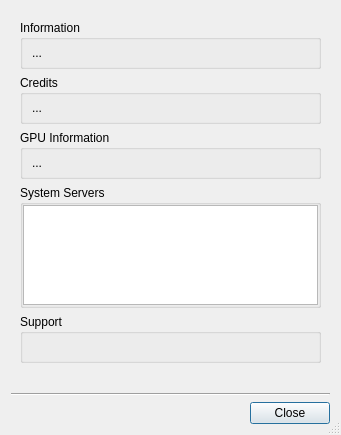
<?xml version="1.0" encoding="UTF-8"?>
<ui version="4.0">
 <class>AboutDialog</class>
 <widget class="QDialog" name="AboutDialog">
  <property name="geometry">
   <rect>
    <x>0</x>
    <y>0</y>
    <width>341</width>
    <height>409</height>
   </rect>
  </property>
  <property name="sizePolicy">
   <sizepolicy hsizetype="Preferred" vsizetype="Preferred">
    <horstretch>0</horstretch>
    <verstretch>0</verstretch>
   </sizepolicy>
  </property>
  <property name="windowTitle">
   <string>About</string>
  </property>
  <property name="sizeGripEnabled">
   <bool>true</bool>
  </property>
  <layout class="QVBoxLayout" name="verticalLayout">
   <item>
    <widget class="QWidget" name="widget" native="true">
     <layout class="QVBoxLayout" name="verticalLayout_7" stretch="0,0,0,1,0,0">
      <property name="bottomMargin">
       <number>24</number>
      </property>
      <item>
       <widget class="QGroupBox" name="informationGroupBox">
        <property name="sizePolicy">
         <sizepolicy hsizetype="Preferred" vsizetype="Fixed">
          <horstretch>0</horstretch>
          <verstretch>0</verstretch>
         </sizepolicy>
        </property>
        <property name="title">
         <string>Information</string>
        </property>
        <property name="flat">
         <bool>true</bool>
        </property>
        <layout class="QVBoxLayout" name="verticalLayout_2">
         <property name="topMargin">
          <number>6</number>
         </property>
         <property name="bottomMargin">
          <number>6</number>
         </property>
         <item>
          <widget class="QLabel" name="versionLabel">
           <property name="sizePolicy">
            <sizepolicy hsizetype="Preferred" vsizetype="Fixed">
             <horstretch>0</horstretch>
             <verstretch>0</verstretch>
            </sizepolicy>
           </property>
           <property name="text">
            <string notr="true">...</string>
           </property>
           <property name="alignment">
            <set>Qt::AlignLeading|Qt::AlignLeft|Qt::AlignTop</set>
           </property>
          </widget>
         </item>
        </layout>
       </widget>
      </item>
      <item>
       <widget class="QGroupBox" name="creditsGroupBox">
        <property name="sizePolicy">
         <sizepolicy hsizetype="Preferred" vsizetype="Fixed">
          <horstretch>0</horstretch>
          <verstretch>0</verstretch>
         </sizepolicy>
        </property>
        <property name="title">
         <string>Credits</string>
        </property>
        <property name="flat">
         <bool>true</bool>
        </property>
        <layout class="QVBoxLayout" name="verticalLayout_3">
         <property name="topMargin">
          <number>6</number>
         </property>
         <property name="bottomMargin">
          <number>6</number>
         </property>
         <item>
          <widget class="QLabel" name="creditsLabel">
           <property name="sizePolicy">
            <sizepolicy hsizetype="Preferred" vsizetype="Fixed">
             <horstretch>0</horstretch>
             <verstretch>0</verstretch>
            </sizepolicy>
           </property>
           <property name="text">
            <string notr="true">...</string>
           </property>
           <property name="alignment">
            <set>Qt::AlignLeading|Qt::AlignLeft|Qt::AlignTop</set>
           </property>
          </widget>
         </item>
        </layout>
       </widget>
      </item>
      <item>
       <widget class="QGroupBox" name="gpuGroupBox">
        <property name="sizePolicy">
         <sizepolicy hsizetype="Preferred" vsizetype="Fixed">
          <horstretch>0</horstretch>
          <verstretch>0</verstretch>
         </sizepolicy>
        </property>
        <property name="title">
         <string>GPU Information</string>
        </property>
        <property name="flat">
         <bool>true</bool>
        </property>
        <layout class="QVBoxLayout" name="verticalLayout_4">
         <property name="topMargin">
          <number>6</number>
         </property>
         <property name="bottomMargin">
          <number>6</number>
         </property>
         <item>
          <widget class="QLabel" name="gpuLabel">
           <property name="sizePolicy">
            <sizepolicy hsizetype="Preferred" vsizetype="Fixed">
             <horstretch>0</horstretch>
             <verstretch>0</verstretch>
            </sizepolicy>
           </property>
           <property name="text">
            <string notr="true">...</string>
           </property>
           <property name="alignment">
            <set>Qt::AlignLeading|Qt::AlignLeft|Qt::AlignTop</set>
           </property>
          </widget>
         </item>
        </layout>
       </widget>
      </item>
      <item>
       <widget class="QGroupBox" name="serversGroupBox">
        <property name="sizePolicy">
         <sizepolicy hsizetype="Preferred" vsizetype="Preferred">
          <horstretch>0</horstretch>
          <verstretch>0</verstretch>
         </sizepolicy>
        </property>
        <property name="title">
         <string>System Servers</string>
        </property>
        <property name="flat">
         <bool>true</bool>
        </property>
        <layout class="QVBoxLayout" name="verticalLayout_5">
         <property name="leftMargin">
          <number>0</number>
         </property>
         <property name="topMargin">
          <number>0</number>
         </property>
         <property name="rightMargin">
          <number>0</number>
         </property>
         <property name="bottomMargin">
          <number>0</number>
         </property>
         <item>
          <widget class="QTableView" name="servers">
           <property name="sizePolicy">
            <sizepolicy hsizetype="Preferred" vsizetype="Preferred">
             <horstretch>0</horstretch>
             <verstretch>0</verstretch>
            </sizepolicy>
           </property>
           <property name="minimumSize">
            <size>
             <width>0</width>
             <height>100</height>
            </size>
           </property>
           <property name="editTriggers">
            <set>QAbstractItemView::NoEditTriggers</set>
           </property>
           <property name="selectionMode">
            <enum>QAbstractItemView::NoSelection</enum>
           </property>
           <property name="showGrid">
            <bool>false</bool>
           </property>
           <attribute name="horizontalHeaderVisible">
            <bool>false</bool>
           </attribute>
           <attribute name="verticalHeaderVisible">
            <bool>false</bool>
           </attribute>
           <attribute name="verticalHeaderDefaultSectionSize">
            <number>20</number>
           </attribute>
           <attribute name="verticalHeaderMinimumSectionSize">
            <number>20</number>
           </attribute>
          </widget>
         </item>
        </layout>
       </widget>
      </item>
      <item>
       <widget class="QGroupBox" name="supportGroupBox">
        <property name="sizePolicy">
         <sizepolicy hsizetype="Preferred" vsizetype="Fixed">
          <horstretch>0</horstretch>
          <verstretch>0</verstretch>
         </sizepolicy>
        </property>
        <property name="title">
         <string>Support</string>
        </property>
        <property name="flat">
         <bool>true</bool>
        </property>
        <layout class="QVBoxLayout" name="verticalLayout_6">
         <property name="topMargin">
          <number>6</number>
         </property>
         <property name="bottomMargin">
          <number>6</number>
         </property>
         <item>
          <widget class="QLabel" name="supportEmailLabel">
           <property name="text">
            <string notr="true">&lt;Support email placeholder&gt;</string>
           </property>
           <property name="openExternalLinks">
            <bool>true</bool>
           </property>
          </widget>
         </item>
        </layout>
       </widget>
      </item>
      <item>
       <spacer name="verticalSpacer">
        <property name="orientation">
         <enum>Qt::Vertical</enum>
        </property>
        <property name="sizeHint" stdset="0">
         <size>
          <width>20</width>
          <height>0</height>
         </size>
        </property>
       </spacer>
      </item>
     </layout>
    </widget>
   </item>
   <item>
    <widget class="Line" name="line">
     <property name="orientation">
      <enum>Qt::Horizontal</enum>
     </property>
    </widget>
   </item>
   <item>
    <widget class="QDialogButtonBox" name="buttonBox">
     <property name="orientation">
      <enum>Qt::Horizontal</enum>
     </property>
     <property name="standardButtons">
      <set>QDialogButtonBox::Close</set>
     </property>
    </widget>
   </item>
  </layout>
 </widget>
 <resources/>
 <connections/>
</ui>
